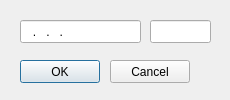
<?xml version="1.0" encoding="UTF-8"?>
<ui version="4.0">
 <class>IpSetDialog</class>
 <widget class="QDialog" name="IpSetDialog">
  <property name="geometry">
   <rect>
    <x>0</x>
    <y>0</y>
    <width>230</width>
    <height>100</height>
   </rect>
  </property>
  <property name="maximumSize">
   <size>
    <width>230</width>
    <height>100</height>
   </size>
  </property>
  <property name="windowTitle">
   <string>Set server IP</string>
  </property>
  <property name="sizeGripEnabled">
   <bool>false</bool>
  </property>
  <widget class="QLineEdit" name="IPlineEdit">
   <property name="geometry">
    <rect>
     <x>20</x>
     <y>20</y>
     <width>121</width>
     <height>23</height>
    </rect>
   </property>
   <property name="inputMask">
    <string>000.000.000.000</string>
   </property>
  </widget>
  <widget class="QPushButton" name="OKButton">
   <property name="geometry">
    <rect>
     <x>20</x>
     <y>60</y>
     <width>80</width>
     <height>23</height>
    </rect>
   </property>
   <property name="text">
    <string>OK</string>
   </property>
  </widget>
  <widget class="QPushButton" name="CancelButton">
   <property name="geometry">
    <rect>
     <x>110</x>
     <y>60</y>
     <width>80</width>
     <height>23</height>
    </rect>
   </property>
   <property name="text">
    <string>Cancel</string>
   </property>
  </widget>
  <widget class="QLineEdit" name="serverPort">
   <property name="geometry">
    <rect>
     <x>150</x>
     <y>20</y>
     <width>61</width>
     <height>23</height>
    </rect>
   </property>
  </widget>
 </widget>
 <resources/>
 <connections/>
</ui>
